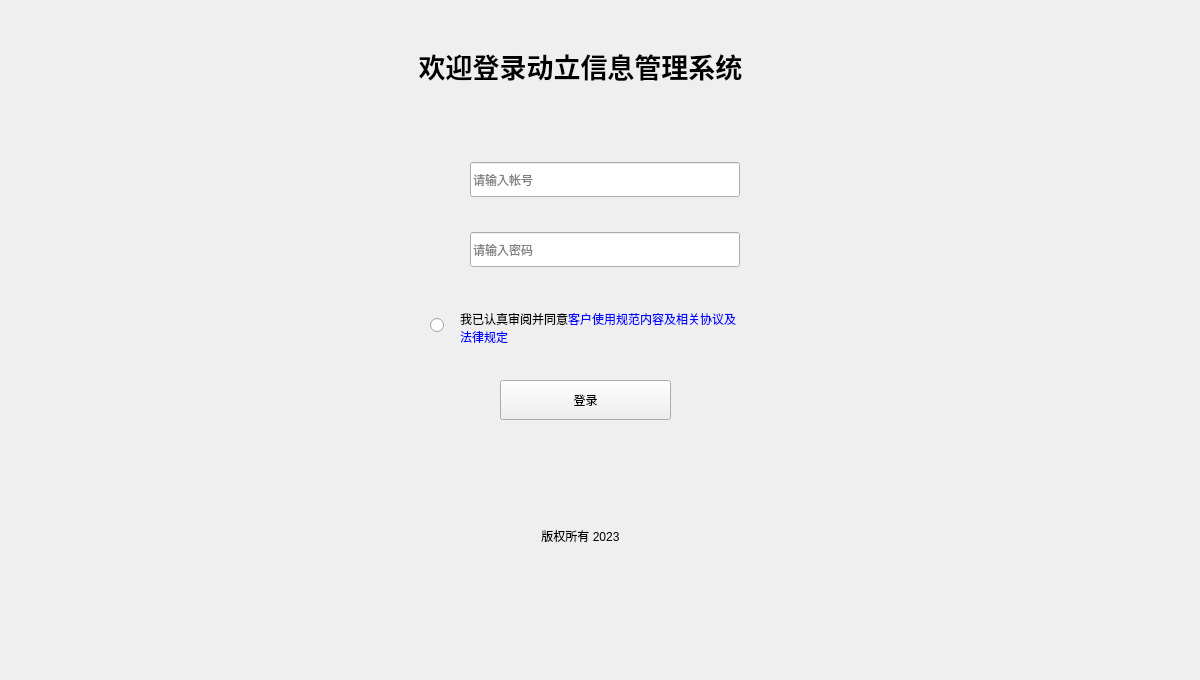
<?xml version="1.0" encoding="UTF-8"?>
<ui version="4.0">
 <class>frmMain</class>
 <widget class="QMainWindow" name="frmMain">
  <property name="geometry">
   <rect>
    <x>0</x>
    <y>0</y>
    <width>1200</width>
    <height>680</height>
   </rect>
  </property>
  <property name="sizePolicy">
   <sizepolicy hsizetype="Preferred" vsizetype="Preferred">
    <horstretch>0</horstretch>
    <verstretch>0</verstretch>
   </sizepolicy>
  </property>
  <property name="windowTitle">
   <string>系统登录</string>
  </property>
  <property name="styleSheet">
   <string notr="true"/>
  </property>
  <widget class="QWidget" name="centralwidget">
   <property name="styleSheet">
    <string notr="true"/>
   </property>
   <widget class="QWidget" name="loginWin" native="true">
    <property name="geometry">
     <rect>
      <x>380</x>
      <y>130</y>
      <width>400</width>
      <height>350</height>
     </rect>
    </property>
    <property name="styleSheet">
     <string notr="true"/>
    </property>
    <widget class="QToolButton" name="okButton">
     <property name="geometry">
      <rect>
       <x>120</x>
       <y>250</y>
       <width>171</width>
       <height>40</height>
      </rect>
     </property>
     <property name="cursor">
      <cursorShape>PointingHandCursor</cursorShape>
     </property>
     <property name="text">
      <string>登录</string>
     </property>
    </widget>
    <widget class="QWidget" name="widgetUser" native="true">
     <property name="geometry">
      <rect>
       <x>40</x>
       <y>30</y>
       <width>320</width>
       <height>40</height>
      </rect>
     </property>
     <widget class="QLineEdit" name="lineEditUser">
      <property name="geometry">
       <rect>
        <x>50</x>
        <y>2</y>
        <width>270</width>
        <height>35</height>
       </rect>
      </property>
      <property name="placeholderText">
       <string>请输入帐号</string>
      </property>
     </widget>
    </widget>
    <widget class="QWidget" name="widgetPwd" native="true">
     <property name="geometry">
      <rect>
       <x>40</x>
       <y>100</y>
       <width>320</width>
       <height>40</height>
      </rect>
     </property>
     <widget class="QLineEdit" name="lineEditPwd">
      <property name="geometry">
       <rect>
        <x>50</x>
        <y>2</y>
        <width>270</width>
        <height>35</height>
       </rect>
      </property>
      <property name="placeholderText">
       <string>请输入密码</string>
      </property>
     </widget>
    </widget>
    <widget class="QLabel" name="labelWelLine">
     <property name="geometry">
      <rect>
       <x>50</x>
       <y>110</y>
       <width>100</width>
       <height>5</height>
      </rect>
     </property>
     <property name="text">
      <string/>
     </property>
    </widget>
    <widget class="QRadioButton" name="radioButton">
     <property name="geometry">
      <rect>
       <x>50</x>
       <y>180</y>
       <width>21</width>
       <height>31</height>
      </rect>
     </property>
     <property name="text">
      <string/>
     </property>
    </widget>
    <widget class="QLabel" name="label">
     <property name="geometry">
      <rect>
       <x>80</x>
       <y>180</y>
       <width>281</width>
       <height>35</height>
      </rect>
     </property>
     <property name="text">
      <string>&lt;html&gt;&lt;head/&gt;&lt;body&gt;&lt;p&gt;&lt;span style=&quot;color:black;&quot;&gt;我已认真审阅并同意&lt;/span&gt;&lt;span style=&quot;color:blue;&quot;&gt;客户使用规范内容及相关协议及法律规定&lt;/span&gt;&lt;/p&gt;&lt;/body&gt;&lt;/html&gt;</string>
     </property>
     <property name="wordWrap">
      <bool>true</bool>
     </property>
    </widget>
   </widget>
   <widget class="QLabel" name="label_2">
    <property name="geometry">
     <rect>
      <x>380</x>
      <y>45</y>
      <width>401</width>
      <height>41</height>
     </rect>
    </property>
    <property name="font">
     <font>
      <family>微软雅黑</family>
      <pointsize>20</pointsize>
      <weight>75</weight>
      <bold>true</bold>
     </font>
    </property>
    <property name="text">
     <string>欢迎登录动立信息管理系统</string>
    </property>
    <property name="alignment">
     <set>Qt::AlignCenter</set>
    </property>
   </widget>
   <widget class="QLabel" name="label_3">
    <property name="geometry">
     <rect>
      <x>380</x>
      <y>520</y>
      <width>401</width>
      <height>31</height>
     </rect>
    </property>
    <property name="text">
     <string>版权所有 2023</string>
    </property>
    <property name="alignment">
     <set>Qt::AlignCenter</set>
    </property>
   </widget>
  </widget>
 </widget>
 <resources/>
 <connections/>
</ui>
